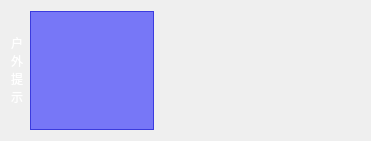
  <widget class="QWidget" name="gridLayoutWidget_4">
   <property name="geometry">
    <rect>
     <x>10</x>
     <y>390</y>
     <width>371</width>
     <height>141</height>
    </rect>
   </property>
   <layout class="QGridLayout" name="gridLayout_4">
    <item row="0" column="0">
     <widget class="QLabel" name="label_11">
      <property name="maximumSize">
       <size>
        <width>20</width>
        <height>16777215</height>
       </size>
      </property>
      <property name="styleSheet">
       <string notr="true">color: rgb(255, 255, 255);</string>
      </property>
      <property name="text">
       <string>&lt;html&gt;&lt;head/&gt;&lt;body&gt;&lt;p&gt;户&lt;br/&gt;外&lt;br/&gt;提&lt;br/&gt;示&lt;/p&gt;&lt;/body&gt;&lt;/html&gt;</string>
      </property>
     </widget>
    </item>
    <item row="0" column="2">
     <widget class="QLabel" name="sunarc">
      <property name="sizePolicy">
       <sizepolicy hsizetype="Minimum" vsizetype="Minimum">
        <horstretch>0</horstretch>
        <verstretch>0</verstretch>
       </sizepolicy>
      </property>
      <property name="minimumSize">
       <size>
        <width>200</width>
        <height>100</height>
       </size>
      </property>
      <property name="styleSheet">
       <string notr="true">color: rgb(255, 41, 87);</string>
      </property>
      <property name="text">
       <string/>
      </property>
     </widget>
    </item>
    <item row="0" column="1">
     <widget class="QTextEdit" name="ganmao">
      <property name="sizePolicy">
       <sizepolicy hsizetype="Preferred" vsizetype="Preferred">
        <horstretch>0</horstretch>
        <verstretch>0</verstretch>
       </sizepolicy>
      </property>
      <property name="maximumSize">
       <size>
        <width>140</width>
        <height>120</height>
       </size>
      </property>
      <property name="styleSheet">
       <string notr="true">QTextEdit {
                            background-color: rgba(0, 0, 255, 128); 
                            color: white; 
                        }</string>
      </property>
     </widget>
    </item>
   </layout>
  </widget>
